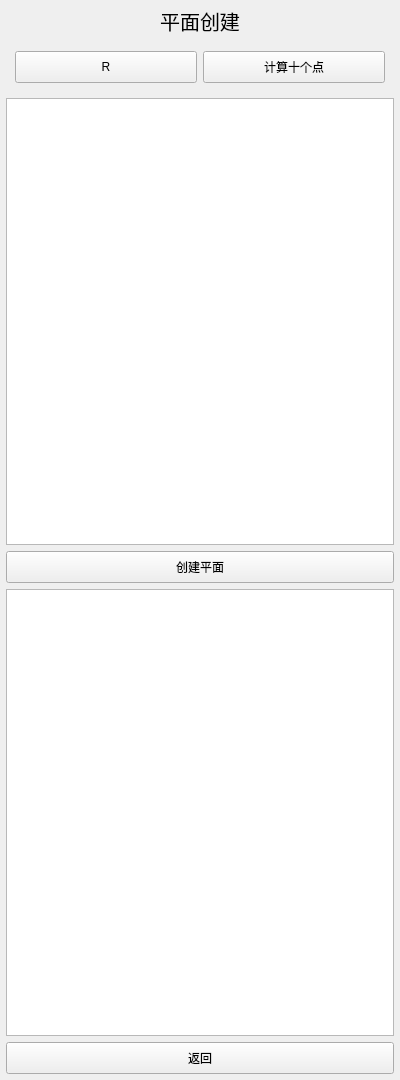
<?xml version="1.0" encoding="UTF-8"?>
<ui version="4.0">
 <class>JMeasure</class>
 <widget class="qMRMLWidget" name="JMeasure">
  <property name="geometry">
   <rect>
    <x>0</x>
    <y>0</y>
    <width>400</width>
    <height>1080</height>
   </rect>
  </property>
  <property name="styleSheet">
   <string notr="true"/>
  </property>
  <layout class="QVBoxLayout" name="verticalLayout">
   <property name="leftMargin">
    <number>6</number>
   </property>
   <property name="topMargin">
    <number>6</number>
   </property>
   <property name="rightMargin">
    <number>6</number>
   </property>
   <property name="bottomMargin">
    <number>6</number>
   </property>
   <item>
    <widget class="QWidget" name="widget" native="true">
     <layout class="QVBoxLayout" name="verticalLayout_2">
      <property name="leftMargin">
       <number>0</number>
      </property>
      <property name="topMargin">
       <number>0</number>
      </property>
      <property name="rightMargin">
       <number>0</number>
      </property>
      <property name="bottomMargin">
       <number>0</number>
      </property>
      <item>
       <widget class="QLabel" name="label">
        <property name="font">
         <font>
          <pointsize>15</pointsize>
         </font>
        </property>
        <property name="text">
         <string>平面创建</string>
        </property>
        <property name="alignment">
         <set>Qt::AlignCenter</set>
        </property>
       </widget>
      </item>
      <item>
       <widget class="QWidget" name="widget_3" native="true">
        <layout class="QHBoxLayout" name="horizontalLayout_3">
         <item>
          <widget class="QPushButton" name="pushButton_4">
           <property name="minimumSize">
            <size>
             <width>0</width>
             <height>32</height>
            </size>
           </property>
           <property name="text">
            <string>R</string>
           </property>
          </widget>
         </item>
         <item>
          <widget class="QPushButton" name="pushButton_3">
           <property name="minimumSize">
            <size>
             <width>0</width>
             <height>32</height>
            </size>
           </property>
           <property name="text">
            <string>计算十个点</string>
           </property>
          </widget>
         </item>
        </layout>
       </widget>
      </item>
      <item>
       <widget class="QListWidget" name="pointlistWidget">
        <property name="horizontalScrollBarPolicy">
         <enum>Qt::ScrollBarAlwaysOff</enum>
        </property>
        <property name="verticalScrollMode">
         <enum>QAbstractItemView::ScrollPerPixel</enum>
        </property>
        <property name="horizontalScrollMode">
         <enum>QAbstractItemView::ScrollPerPixel</enum>
        </property>
       </widget>
      </item>
      <item>
       <widget class="QPushButton" name="pushButton">
        <property name="minimumSize">
         <size>
          <width>0</width>
          <height>32</height>
         </size>
        </property>
        <property name="text">
         <string>创建平面</string>
        </property>
       </widget>
      </item>
      <item>
       <widget class="QListWidget" name="panellistWidget"/>
      </item>
      <item>
       <widget class="QWidget" name="widget_2" native="true">
        <layout class="QHBoxLayout" name="horizontalLayout_2">
         <property name="leftMargin">
          <number>0</number>
         </property>
         <property name="topMargin">
          <number>0</number>
         </property>
         <property name="rightMargin">
          <number>0</number>
         </property>
         <property name="bottomMargin">
          <number>0</number>
         </property>
         <item>
          <widget class="QPushButton" name="pushButton_2">
           <property name="minimumSize">
            <size>
             <width>0</width>
             <height>32</height>
            </size>
           </property>
           <property name="text">
            <string>返回</string>
           </property>
          </widget>
         </item>
        </layout>
       </widget>
      </item>
     </layout>
    </widget>
   </item>
  </layout>
 </widget>
 <customwidgets>
  <customwidget>
   <class>qMRMLWidget</class>
   <extends>QWidget</extends>
   <header>qMRMLWidget.h</header>
   <container>1</container>
  </customwidget>
 </customwidgets>
 <resources/>
 <connections/>
</ui>
